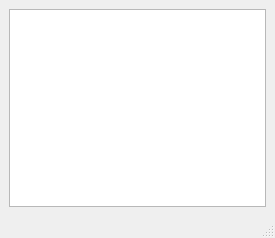
<?xml version="1.0" encoding="UTF-8"?>
<ui version="4.0">
 <class>MainWindow</class>
 <widget class="QMainWindow" name="MainWindow">
  <property name="geometry">
   <rect>
    <x>0</x>
    <y>0</y>
    <width>275</width>
    <height>238</height>
   </rect>
  </property>
  <property name="windowTitle">
   <string>MainWindow</string>
  </property>
  <widget class="QWidget" name="centralwidget">
   <layout class="QHBoxLayout" name="horizontalLayout">
    <item>
     <widget class="QListWidget" name="listWidget"/>
    </item>
   </layout>
  </widget>
  <widget class="QMenuBar" name="menubar">
   <property name="geometry">
    <rect>
     <x>0</x>
     <y>0</y>
     <width>275</width>
     <height>21</height>
    </rect>
   </property>
  </widget>
  <widget class="QStatusBar" name="statusbar"/>
 </widget>
 <resources/>
 <connections/>
</ui>
